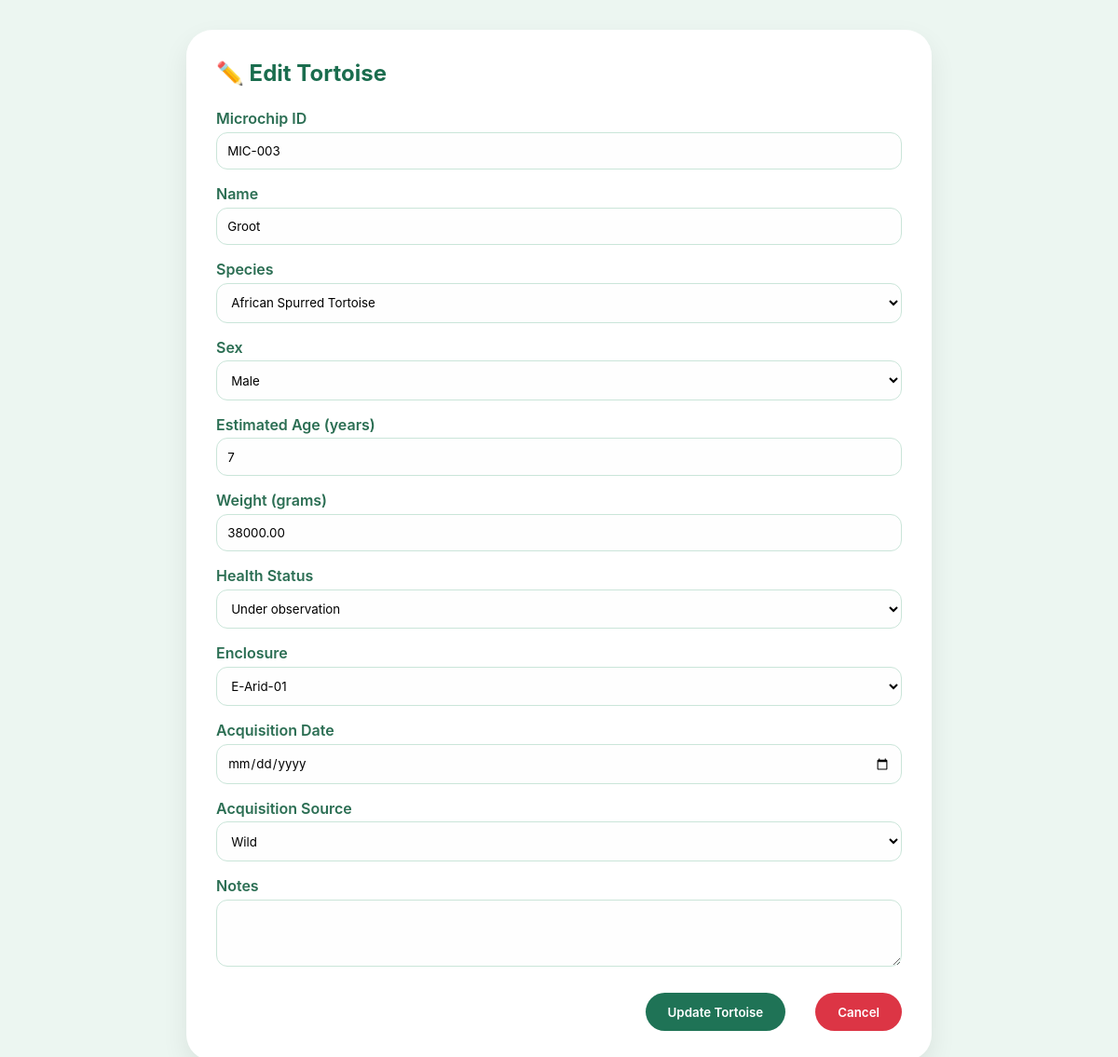
Screenshot of /backEnd/pages/formEditTortoiseInfo.php?id=3 (signed in) with the database file from the repository.
### tables this page shows
CREATE TABLE `tortoises` (
  `tortoise_id` int(11) NOT NULL,
  `microchip_id` varchar(50) DEFAULT NULL,
  `name` varchar(100) DEFAULT NULL,
  `species_id` int(11) NOT NULL,
  `sex` enum('Male','Female','Unknown') DEFAULT 'Unknown',
  `date_of_birth` date DEFAULT NULL,
  `estimated_age_years` int(11) DEFAULT NULL,
  `weight_grams` decimal(8,2) DEFAULT NULL,
  `health_status` enum('Healthy','Under observation','Recovering','Critical','Minor injury') DEFAULT 'Healthy',
  `enclosure_id` int(11) DEFAULT NULL,
  `acquisition_date` date DEFAULT NULL,
  `acquisition_source` enum('Wild','Rescue','Donation','Bred in captivity') DEFAULT 'Bred in captivity',
  `notes` text DEFAULT NULL,
  `created_at` timestamp NOT NULL DEFAULT current_timestamp(),
  `updated_at` timestamp NOT NULL DEFAULT current_timestamp() ON UPDATE current_timestamp()
);

CREATE TABLE `species` (
  `species_id` int(11) NOT NULL,
  `common_name` varchar(100) NOT NULL,
  `scientific_name` varchar(150) DEFAULT NULL,
  `iucn_status` enum('Critically Endangered','Endangered','Vulnerable','Near Threatened','Least Concern','Data Deficient','Not Assessed') DEFAULT 'Not Assessed',
  `avg_lifespan_years` int(11) DEFAULT NULL,
  `avg_weight_kg` decimal(5,2) DEFAULT NULL,
  `conservation_notes` text DEFAULT NULL
);

CREATE TABLE `enclosures` (
  `enclosure_id` int(11) NOT NULL,
  `enclosure_code` varchar(20) NOT NULL,
  `enclosure_name` varchar(100) NOT NULL,
  `habitat_type` enum('Desert','Rainforest','Grassland','Wetland','Mediterranean','Savanna') NOT NULL,
  `size_sq_meters` decimal(8,2) DEFAULT NULL,
  `capacity` int(11) DEFAULT 1,
  `current_occupancy` int(11) DEFAULT 0,
  `last_cleaning` date DEFAULT NULL,
  `next_maintenance` date DEFAULT NULL,
  `status` enum('Active','Maintenance','Quarantine') DEFAULT 'Active'
);

### backEnd/pages/formEditTortoiseInfo.php (the view, shortened to what this page needs)
<?php
require_once '../config/db.php';
$tortoise = null;
$tortoise_id = isset($_GET['id']) ? intval($_GET['id']) : 0;
if ($tortoise_id > 0) {
    $stmt = $conn->prepare("SELECT * FROM tortoises WHERE tortoise_id = ?");
    $stmt->bind_param("i", $tortoise_id);
    $stmt->execute();
    $result = $stmt->get_result();
    $tortoise = $result->fetch_assoc();
}
$species_list = $conn->query("SELECT species_id, common_name FROM species ORDER BY common_name");
$enclosures = $conn->query("SELECT enclosure_id, enclosure_code FROM enclosures WHERE status = 'Active'");
?>
<!DOCTYPE html>
<html lang="en">
<head>
</head>
<body>
<div class="form-card">
    <h2><?php echo $tortoise ? '✏️ Edit Tortoise' : '➕ Add New Tortoise'; ?></h2>
    <form action="../process/<?php echo $tortoise ? 'edit_tortoise.php' : 'add_tortoise.php'; ?>" method="POST">
        <label>Microchip ID</label>
        <input type="text" name="microchip_id" value="<?php echo htmlspecialchars($tortoise['microchip_id'] ?? ''); ?>">
        <label>Name</label>
        <input type="text" name="name" value="<?php echo htmlspecialchars($tortoise['name'] ?? ''); ?>">
        <label>Species</label>
        <select name="species_id" required>
            <?php while($row = $species_list->fetch_assoc()): ?>
                <option value="<?php echo $row['species_id']; ?>" <?php echo (isset($tortoise['species_id']) && $tortoise['species_id'] == $row['species_id']) ? 'selected' : ''; ?>>
                    <?php echo htmlspecialchars($row['common_name']); ?>
                </option>
            <?php endwhile; ?>
        </select>
        <label>Sex</label>
        <select name="sex">
            <option value="Male" <?php echo (isset($tortoise['sex']) && $tortoise['sex'] == 'Male') ? 'selected' : ''; ?>>Male</option>
        </select>
        <label>Estimated Age (years)</label>
        <input type="number" step="0.1" name="estimated_age_years" value="<?php echo htmlspecialchars($tortoise['estimated_age_years'] ?? ''); ?>">
        <label>Weight (grams)</label>
        <input type="number" step="0.01" name="weight_grams" value="<?php echo htmlspecialchars($tortoise['weight_grams'] ?? ''); ?>">
        <label>Health Status</label>
        <select name="health_status">
            <?php
            $health_options = ['Healthy', 'Under observation', 'Recovering', 'Critical', 'Minor injury'];
            foreach ($health_options as $opt):
                $selected = (isset($tortoise['health_status']) && $tortoise['health_status'] == $opt) ? 'selected' : '';
            ?>
                <option value="<?php echo $opt; ?>" <?php echo $selected; ?>><?php echo $opt; ?></option>
            <?php endforeach; ?>
        </select>
        <label>Enclosure</label>
        <select name="enclosure_id">
            <?php while($row = $enclosures->fetch_assoc()): ?>
                <option value="<?php echo $row['enclosure_id']; ?>" <?php echo (isset($tortoise['enclosure_id']) && $tortoise['enclosure_id'] == $row['enclosure_id']) ? 'selected' : ''; ?>>
                    <?php echo htmlspecialchars($row['enclosure_code']); ?>
                </option>
            <?php endwhile; ?>
        </select>
        <label>Acquisition Date</label>
        <input type="date" name="acquisition_date" value="<?php echo htmlspecialchars($tortoise['acquisition_date'] ?? ''); ?>">
        <label>Acquisition Source</label>
        <select name="acquisition_source">
            <?php
            $sources = ['Wild', 'Rescue', 'Donation', 'Bred in captivity'];
            foreach ($sources as $src):
                $selected = (isset($tortoise['acquisition_source']) && $tortoise['acquisition_source'] == $src) ? 'selected' : '';
            ?>
                <option value="<?php echo $src; ?>" <?php echo $selected; ?>><?php echo $src; ?></option>
            <?php endforeach; ?>
        </select>
        <label>Notes</label>
        <textarea name="notes" rows="3"><?php echo htmlspecialchars($tortoise['notes'] ?? ''); ?></textarea>
        <div class="button-group">
            <button type="submit"><?php echo $tortoise ? 'Update Tortoise' : 'Save Tortoise'; ?></button>
            <button type="button" class="cancel-btn" onclick="window.location.href='veterenian.php'">Cancel</button>
        </div>
    </form>
</div>
</body>
</html>

### backEnd/pages/formEditTortoiseInfo.php (style rules this page uses)
* { margin:0;padding:0;box-sizing:border-box;font-family:'Inter',sans-serif; }
body { background:#ecf6f1;padding:2rem;display:flex;justify-content:center; }
.form-card { max-width:800px;width:100%;background:white;border-radius:28px;padding:2rem;box-shadow:0 12px 28px rgba(0,0,0,0.08); }
h2 { margin-bottom:1.5rem;color:#1a6d4e; }
label { display:block;margin-top:1rem;font-weight:600;color:#2b6e53; }
input,select,textarea { width:100%;padding:0.7rem;margin-top:0.3rem;border-radius:12px;border:1px solid #cae5d9;background:#fefefe; }
button { background:#1f7356;color:white;border:none;padding:0.8rem 1.5rem;border-radius:40px;margin-top:1.5rem;cursor:pointer;font-weight:600; }
.cancel-btn { background:#dc3545;margin-left:1rem; }
.button-group { display:flex;gap:1rem;justify-content:flex-end; }

### rows the page displays
tortoises: microchip_id "MIC-003", name "Groot", species_id "African Spurred Tortoise", sex "Male", estimated_age_years "7", weight_grams "38000.00", enclosure_id "E-Arid-01"

### other values shown
form field health_status "Under observation"
form field acquisition_source "Wild"
